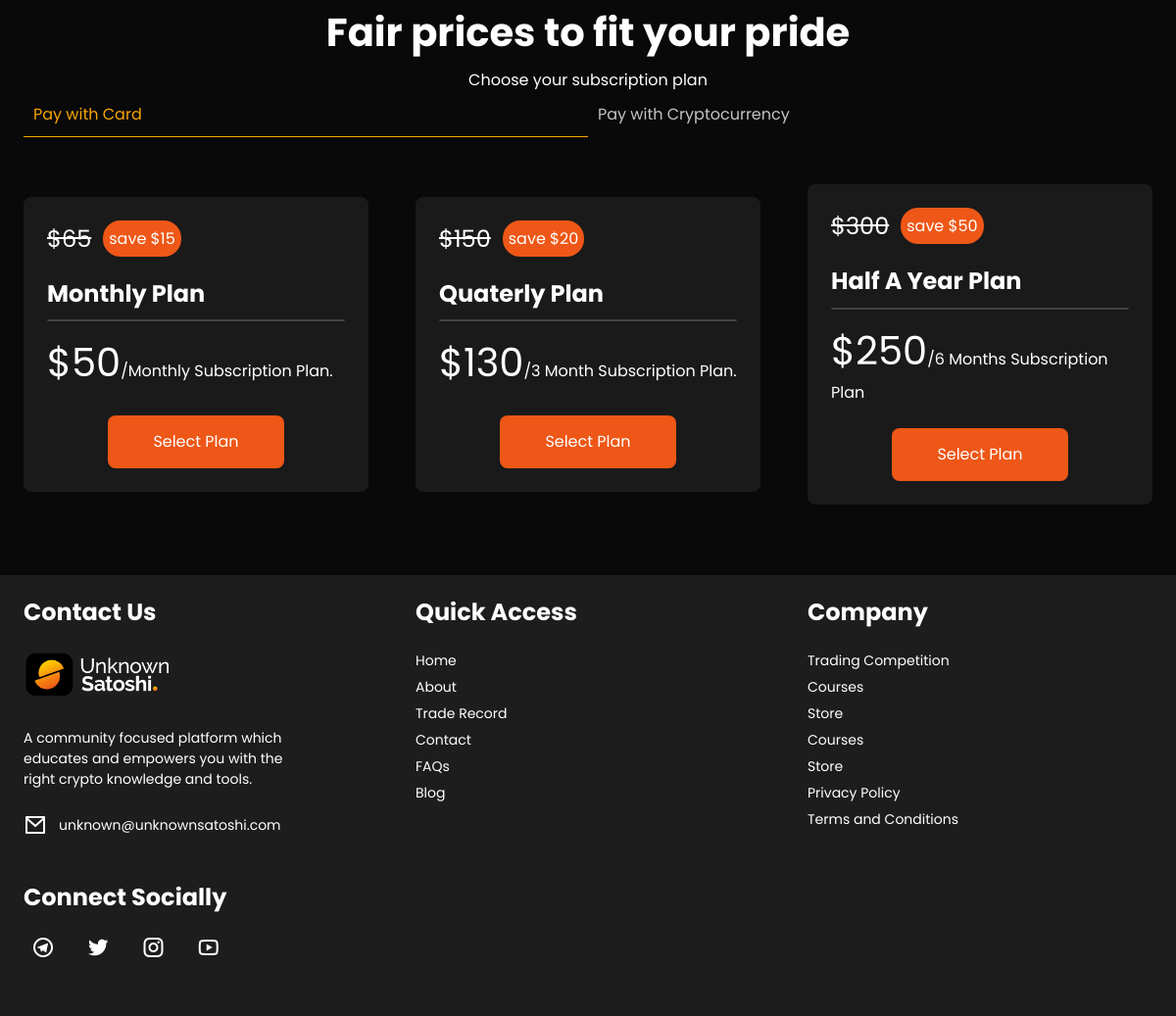
/subscription/plan-list (lower part), run on an earlier commit of the app's database.
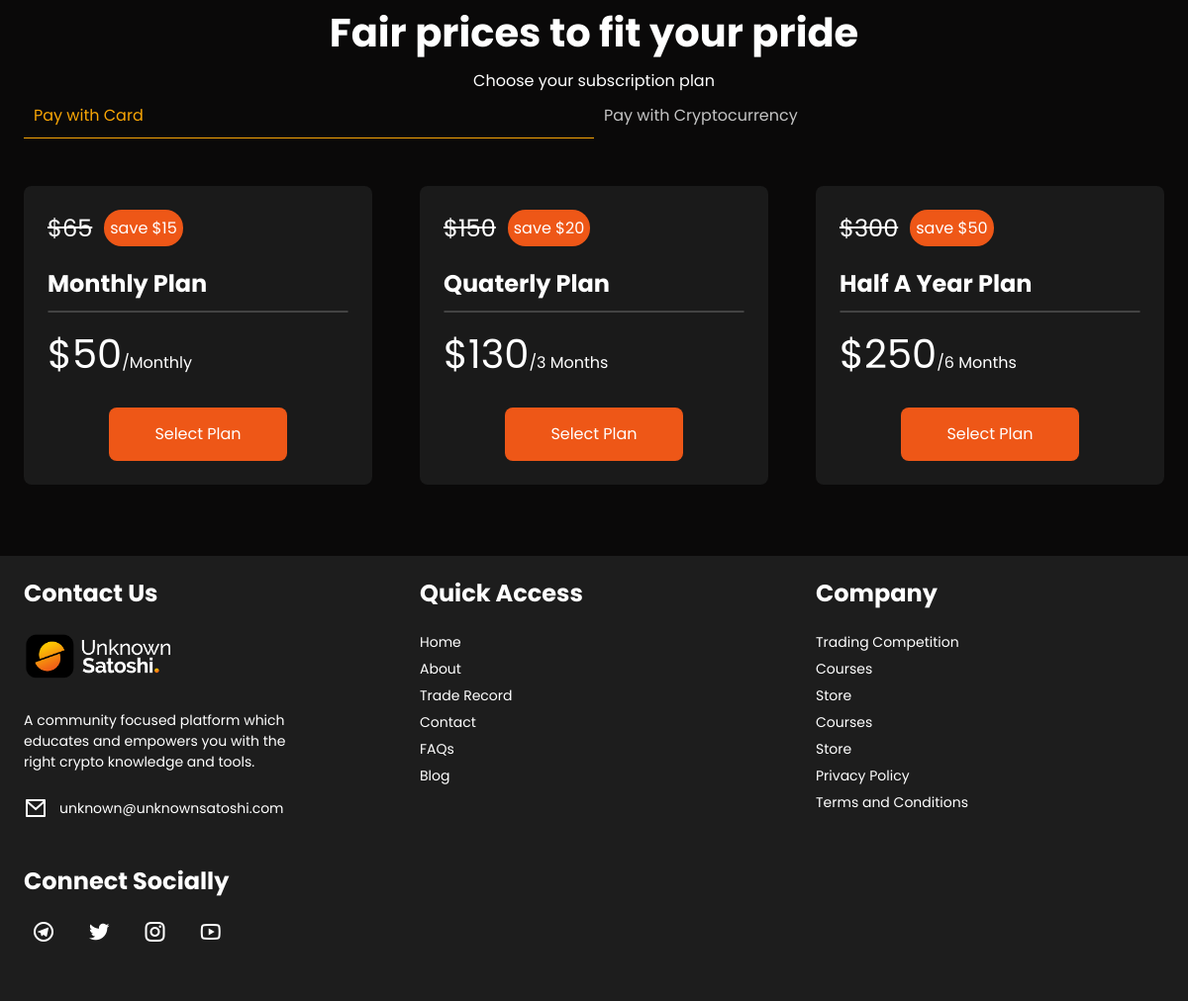
And on a later commit of the database.
### cms/models.py (models this page shows, shortened)
class Plan(models.Model):
    title = models.CharField(max_length=100)
    slug = models.SlugField(unique=True)
    desc = models.TextField()
    price = models.IntegerField(default=0)
    discount_price = models.IntegerField(default=0)
    discount= models.IntegerField(default=0)
    created_on = models.DateTimeField(auto_now_add=True)
    class Meta:
        ordering = ("created_on",)

### cms/views.py (the view)
# urls.py: path("subscription/plan-list", views.plan_list, name="plan-list"),
def plan_list(request):
    template_name = "cms/subscription.html"
    plans = Plan.objects.all()
    context = {"plans":plans}
    return render(request, template_name, context)

### cms/templates/cms/subscription.html (shortened to what the changed rows need)
{% load static %}
<!DOCTYPE html>
<html lang="en">
<head>
    <link rel="stylesheet" type="text/css" href="{% static './css/style.css' %}" />
    <link rel="stylesheet" type="text/css" href="{% static './css/style.css' %}" />
	<link href="https://cdn.jsdelivr.net/npm/remixicon@2.5.0/fonts/remixicon.css" rel="stylesheet">
    <link rel="stylesheet" href="https://cdnjs.cloudflare.com/ajax/libs/font-awesome/5.15.1/css/all.min.css">
</head>
<body>
	<div class="page-wrapper">
		<br>
        <section class="pricing-section">
            <div class="pricing-header">
                <h2>Fair prices to fit your pride</h2>
            </div>
            <div class="payment-option">
                <div class="tab-content">
                    <div class="tab-pane active" id="card" >
                        <div class="pricing-container">
                            <div class="plan-wrapper">
                                {% for plan in plans %}
                                <div class="plan-box">
                                    <div class="discount">
                                        <p><del>${{plan.price}}</del></p>
                                        <p class="saved primary">save ${{plan.discount}}</p>
                                    </div>
                                    <h4>{{plan.title|title }}</h4>
                                    <hr>
                                    <p class="duration"><span>${{plan.discount_price}}</span>/{{plan.desc|title}}</p>
                                    <a href="{% url 'plan-detail' plan.slug %}" class="btn">Select Plan</a>
                                </div>
                                {% endfor %}
                            </div>
                        </div>
                    </div>
                </div>
            </div>
        </section>
	</div>
</body>
</html>

What changed in the data, as far as the page shows it:
changed Plan "Monthly Plan": desc "Monthly Subscription Plan." → "Monthly"
changed Plan "Quaterly Plan": desc "3 Month Subscription Plan." → "3 Months"
changed Plan "Half A Year Plan": desc "6 Months Subscription Plan" → "6 Months"
